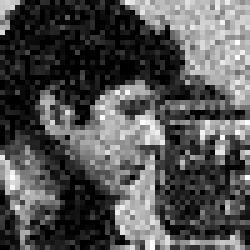
#> input picture hw1noisy.png, 50 x 50 px (shown 5 times larger)
$ python hw1_imageProcessingBasics.py
#> lines starting #> are read from the running program, lines starting #| are printed output that depends on the picture; after the words box and inside, x2 and y2 are one past the last pixel; in counts of white or black regions, pixels touching at a corner belong together
import matplotlib
matplotlib.use("TkAgg")
import matplotlib.pyplot as plt
import numpy as np
import math
from PIL import Image


def bruteForcePadding(H, W, kernelHeight, kernelWidth, inputImage):
    # pad amounts
#> called with H = 4, W = 4, kernelHeight = 3, kernelWidth = 3, inputImage = array of shape (4, 4)
    pad_h = int(np.floor(kernelHeight / 2))
    pad_w = int(np.floor(kernelWidth / 2))
    # make padded image init'd
    paddedImageCopy = np.zeros((H + 2*pad_h, W + 2*pad_w), dtype=inputImage.dtype) # zero out the array
    # apply padding to image manually to make sure you know whats going on under the hood
    # extract pixel values from original image and jam them into the padded array to copy it
    for inputRow in range(H):
        for inputCol in range(W):
            padImageRowIdx = inputRow + pad_h # explicitly do stuff
            padImageColIdx = inputCol + pad_w
            paddedImageCopy[padImageRowIdx, padImageColIdx] = inputImage[inputRow, inputCol]

    # top & bottom padding (replication, using raw images edge values and continuing them outward)
    for inputCol in range(W):
        # top of image
        paddedImageCopy[0, inputCol + pad_w] = inputImage[0, inputCol]
        # bottom of image
        paddedImageCopy[H + pad_h, inputCol + pad_w] = inputImage[H - 1, inputCol]

    # left & right padding (replication)
    for inputRow in range(H):
        # left column(s) of image
        paddedImageCopy[inputRow + pad_h, 0] = inputImage[inputRow, 0]
        #right column(s) of image
        paddedImageCopy[inputRow + pad_h, W + pad_w] = inputImage[inputRow, W - 1]


    # corner padding (replication) so i dont have if statements in those individual for loops

    ## dependent on the kernel of the alrgorithm being applied (2x2 means 1 courner pixel, larger kernals mean larger than 1 pixel needs to be filled...)
    # top-left corner area
    paddedImageCopy[0:pad_h, 0:pad_w] = inputImage[0, 0]
    # top-right corner
    paddedImageCopy[0:pad_h, W + pad_w:W + 2*pad_w] = inputImage[0, W - 1]
    # bottom-left corner
    paddedImageCopy[H + pad_h:H + 2*pad_h, 0:pad_w] = inputImage[H - 1, 0]
    # bottom-right corner
    paddedImageCopy[H + pad_h:H + 2*pad_h, W + pad_w:W + 2*pad_w] = inputImage[H - 1, W - 1]
    # now print out the padded copy to make sure it looks correct...
    return paddedImageCopy, pad_h, pad_w


def performSmoothing(H, W, padded_image, padAmountY, padAmountX, output_image, printStuff):
#> called with H = 4, W = 4, padded_image = array of shape (6, 6), padAmountY = 1, padAmountX = 1, output_image = array of shape (4, 4), printStuff = True
    for inputRow in range(H):
        for inputCol in range(W):

            # map input image indeces to the padded image indeces
            padIdxRow = inputRow + padAmountY
            padIdxCol = inputCol + padAmountX
            # current pixel of interest
            currentPixel = padded_image[padIdxRow, padIdxCol]
            #determine which are neighbors
            northernNeighbor = padded_image[padIdxRow - 1, padIdxCol]
            southernNeighbor = padded_image[padIdxRow + 1, padIdxCol] # index is from upper left corner
            westernNeighbor  = padded_image[padIdxRow, padIdxCol - 1]
            easternNeighbor  = padded_image[padIdxRow, padIdxCol + 1]
            # determine which neighbors are good for use for averaging
            neighbors = [northernNeighbor, southernNeighbor, westernNeighbor, easternNeighbor]
            neighborsAvg = np.mean(neighbors)
            goodNeighbors = []# init list for "good" neighbor values
            deltas = [] # for part a of part 1 of the hw description
            for neigh in neighbors:
                delta = abs(neigh-neighborsAvg)
                if inputRow == 0 and inputCol == 0 and printStuff ==True: # grab deltas for first part of assignment

                    deltas.append(delta)

                outlierThreshold = 0.4*neighborsAvg
                if delta < outlierThreshold:
                    goodNeighbors.append(neigh)


            # now to determine the value of the output pixel
            if len(goodNeighbors) > 0:
                # use only good neighbors for average
                goodNeighborsAvg = np.mean(goodNeighbors)
                output_image[inputRow, inputCol] = int(round(goodNeighborsAvg))
            else:
                # if all neighbors happen to be outliers, use original pixel from input image
                output_image[inputRow, inputCol] = int(round(currentPixel))

            if inputRow ==0 and inputCol == 0 and printStuff:
                # a) Show the values of 𝑥̅,Δ𝑟, Δ𝑐, and 𝑔(𝑟,𝑐) for 𝑟 = 0,𝑐 = 0.
                x_bar = neighborsAvg
                x_bar_good = goodNeighborsAvg
                print("Summary of first pixels operations - part1a - (Neighbor average, good neighbor average, and deltas between pixel of interest and its neighbors): \n")
                print(f"X bar: {x_bar}\n")
                print(f"X bar good neighbors: {x_bar_good}\n")
                print(f"and deltas: {deltas}\n")

    # now display the image


    # (b) Show the values of the output image, 𝑦𝑦(𝑟𝑟,𝑐𝑐) with one image row per line, starting at row 0.
    if printStuff:
        for row in range(H):
            print(output_image[row, :])

    return output_image


############################################ MAIN routine here
# test image given in homework instructions (just an array of integer values)
inputImage = np.array([[135, 145, 140, 130],
             [130, 120, 50, 105],
             [45, 165, 105, 190],
             [155, 135, 115, 105]])


###### load in real image here...


# determine some information about the image
H, W = inputImage.shape   # keep output image shape ssame as  input image shape
# create the output image that will be the same size as the input image
output_image = np.zeros((H, W), dtype=inputImage.dtype) # zero out the array
# if we are only using one neighbor, we only need to pad one a row on top and bottom, and a column on left and right
kernelHeight, kernelWidth = (3,3) # for using nearest neighbor pixels (north sourth east and west)


# now pad the image the correct amount to run it over with the kernal size instantiated
padded_image, padAmountY, padAmountX = bruteForcePadding(H, W, kernelHeight, kernelWidth, inputImage)
# paddexImageHeight, paddedImageWidth = padded_image.shape


# now actually do the processing (smoothing/averaging)
printStuff = True
# double check it
# print(f"PAdded image: {padded_image}")
outputImage = performSmoothing(H, W, padded_image, padAmountY, padAmountX, output_image, printStuff)


# now for part two of the homework, read in the image and apply the same functions that were applied to the simple array
fig, axes = plt.subplots(1, 2, figsize=(10, 5))
inputImage = Image.open("hw1noisy.png").convert("L") # expects it to be in same folder as the script, and is in grayscale
#> inputImage is the input picture: PIL image 50x50 L; min 0, max 255, mean 82.3
axes[0].imshow(inputImage, cmap='gray')
axes[0].set_title("Input Image")

inputImage = np.array(inputImage, dtype=np.uint8) # convert to regular numpy array for processing


#now do the same thing as was done before, but on a real image
H, W = inputImage.shape   # keep output image shape ssame as  input image shape
#> H = 50; W = 50
output_image = np.zeros((H, W), dtype=inputImage.dtype) # copy for the output image
# if we are only using one neighbor, we only need to pad one a row on top and bottom, and a column on left and right
kernelHeight, kernelWidth = (3,3) # for using nearest neighbor pixels (north sourth east and west) requires a 3x3 kernel in a sense

# now pad the image the correct amount to run it over with the kernal size instantiated
padded_image, padAmountY, padAmountX = bruteForcePadding(H, W, kernelHeight, kernelWidth, inputImage)
#> call 2 of bruteForcePadding, with H = 50, W = 50, kernelHeight = 3, kernelWidth = 3
#> after the loop in bruteForcePadding (call 2), `for inputRow in range(H):`:
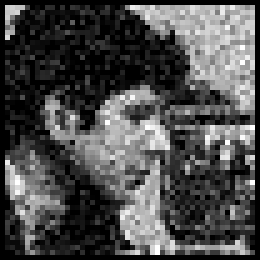
#> paddedImageCopy: shape (52, 52) (shown 5 times larger); min 0, max 255, mean 76.1
#> after the loop in bruteForcePadding (call 2), `for inputCol in range(W):`:
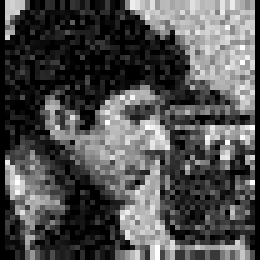
#> paddedImageCopy: shape (52, 52) (shown 5 times larger); 3.33% of pixels changed, all inside (x1, y1, x2, y2) = (1, 0, 51, 52)
#> after the loop in bruteForcePadding (call 2), `for inputRow in range(H):`:
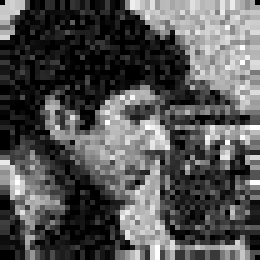
#> paddedImageCopy: shape (52, 52) (shown 5 times larger); 3.25% of pixels changed, all inside (x1, y1, x2, y2) = (0, 1, 52, 51)
#> in bruteForcePadding (call 2), `paddedImageCopy[0:pad_h, 0:pad_w] = inputImage[0, 0]`: paddedImageCopy: shape (52, 52); 0.04% of pixels changed, all inside (x1, y1, x2, y2) = (0, 0, 1, 1)
#> in bruteForcePadding (call 2), `paddedImageCopy[0:pad_h, W + pad_w:W + 2*pad_w] = inputImage[0, W - 1]`: paddedImageCopy: shape (52, 52); min 0, max 255, mean 83.6
#> in bruteForcePadding (call 2), `paddedImageCopy[H + pad_h:H + 2*pad_h, W + pad_w:W + 2*pad_w] = inputI..`: paddedImageCopy: shape (52, 52); min 0, max 255, mean 83.7
#> padAmountY = 1; padAmountX = 1

printStuff = False
# double check it
# print(f"PAdded image: {padded_image}")
output_image = performSmoothing(H, W, padded_image, padAmountY, padAmountX, output_image, printStuff)
#> call 2 of performSmoothing, with H = 50, W = 50, padAmountY = 1, padAmountX = 1, printStuff = False
#> after the loop in performSmoothing (call 2), `for inputRow in range(H):`:
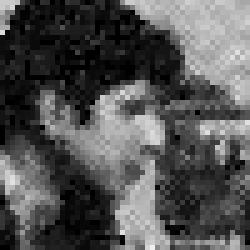
#> output_image: shape (50, 50) (shown 5 times larger); min 0, max 240, mean 82.9
axes[1].imshow(output_image, cmap='gray')
axes[1].set_title("Output Image")
plt.show()
